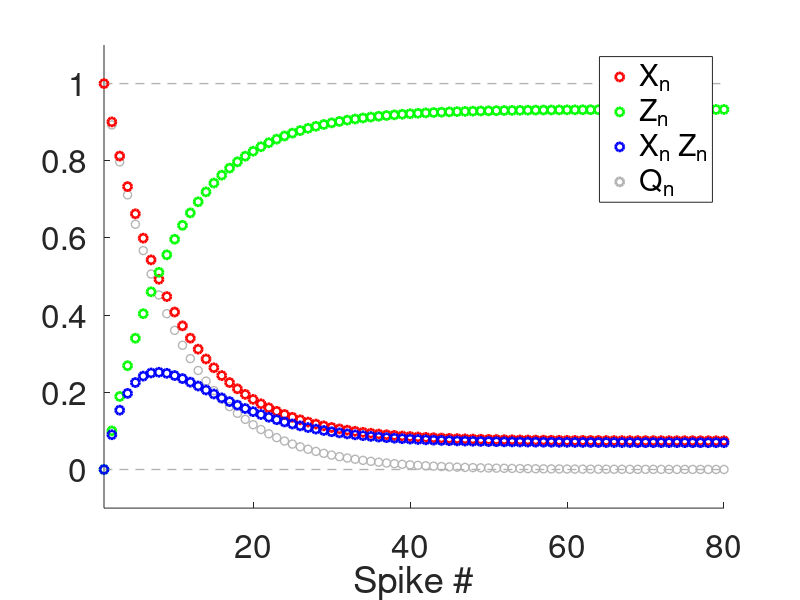

Write the MATLAB code that produced this figure.
% 2021-04-05

% DA model: evolution governed by the solution to the difference equations
% given by
% 
% Xn = Xss + Q(adep,taudep)^(n-1) (X1-Xss)
%
% Zn = Zss = Q(afac,taufac)^(n-1) (Z1-Zss)
%
% Q(astd,taustd) = (1-astd)*exp(-Deltaspk/taustd)
%
% Analysis of the dynamics of Q(astd,taustd)
%
%

clearvars;
close all;

lightblueish = [.4 .6 .9];
lightcoral = [0.94 0.5 0.5];
lightsalmon = [0.9 0.5 0.4];
mediumacquamarine = [0.4 0.8 0.6];
lightgray = [.7 .7 .7];
darkgray = [.3 .3 .3];
darkgray2 = [.1 .1 .1];


% Functions

Q=@(a,tau,Delta) (1-a).*exp(-Delta/tau);
Xbar=@(a,tau,Delta,Xinf) (1-exp(-Delta/tau))*Xinf./(1-(1-a).*exp(-Delta/tau));
Zbar=@(a,tau,Delta,Zinf) ((1-exp(-Delta/tau))*(1-a)*Zinf+a)./(1-(1-a).*exp(-Delta/tau));

% Parameters

% Reference parameter values:
%
% adep = 0.1;
% afac = 0.1;
Xinf = 1;
Zinf = 0;

astp = 0.1;
taustp = 500;

SpkFreqin = 250;
SpkPerin = 1000/SpkFreqin;
Deltaspk = SpkPerin;


Nspk = 100;
nvec = 1:1:Nspk;
Qn = Q(astp,taustp,Deltaspk).^(nvec-1);

% figure
% hold on
% plot(nvec,Qn,'o','Color',lightgray,'linewidth',2);
% axis([1 Nspk -0.1 1.1]);
% set(gca,'fontsize',24);
% xlabel('Spike #');

Xn = Xbar(astp,taustp,Deltaspk,Xinf)*(1-Qn)+Qn*1; 
%Zn = Zbar(astp,taustp,Deltaspk,Zinf)*(1-Qn)+Qn*astp; 
Zn = Zbar(astp,taustp,Deltaspk,Zinf)*(1-Qn)+Qn*0; 

figure
hold on
plot(-100,-100,'or','linewidth',2);
plot(-100,-100,'og','linewidth',2);
plot(-100,-100,'ob','linewidth',2);
plot(-100,-100,'o','Color',lightgray','linewidth',2);
plot([0 Nspk],[0 0],'--','Color',lightgray','linewidth',1);
plot([0 Nspk],[1 1],'--','Color',lightgray','linewidth',1);
plot(nvec,Qn,'o','Color',lightgray,'linewidth',1);
plot(nvec,Xn,'or','linewidth',2);
plot(nvec,Zn,'og','linewidth',2);
plot(nvec,Xn.*Zn,'ob','linewidth',2);
axis([1 80 -0.1 1.1]);
set(gca,'fontsize',24);
xlabel('Spike #');
legend('X_n','Z_n','X_n Z_n','Q_n');



% Time scale for Q (time it takes for Q to decrease from Q=1 to Q = 0.37)
% sgma

alpha = 0.37;
sgma = log(alpha)/log(Q(astp,taustp,Deltaspk));

% % Continuous version
% 
% x = 1:0.01:Nspk;
% Qx = Q(astp,taustp,Deltaspk).^(x-1);
% Qx1 = Qx.*log(Q(astp,taustp,Deltaspk));
% 
% plot(x,Qx,'-r','linewidth',2);
% plot(x,Qx1,'-g','linewidth',2);

